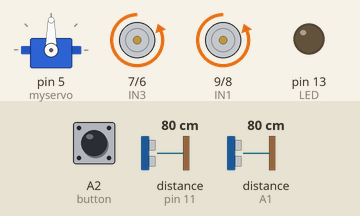
Recording of a sketch running on a simulated Arduino Uno, built with avr-gcc and run on an emulated ATmega328P. Shown: servo, motor-driver pin pairs drawn as motors (green arrow = first pin HIGH = forward, orange = second pin HIGH = backward, longer = more drive), output pins drawn as LEDs (lit = HIGH). The test bench sets the inputs (shaded band); at power-on: distance to the obstacle (sensors on pin 11, A1) 80 cm, A2 (button) HIGH. The echo pulse lasts 58.3 µs per cm.

Above: at 1.2 s.
1.3 s: distance to the obstacle (sensor on pin 11) set to 22 cm
2.8 s: distance to the obstacle (sensor on pin 11) set to 19 cm
At 4.4 s:
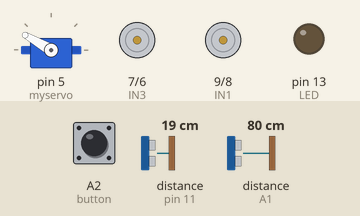
5.8 s: A2 (button) pulled LOW for 1 s
At 7.8 s:
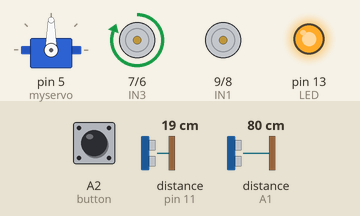
8.3 s: distance to the obstacle (sensor on A1) set to 18 cm
9.8 s: distance to the obstacle (sensor on A1) set to 14 cm
At 11.0 s:
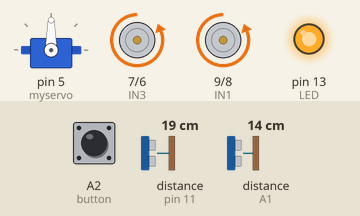
11.3 s: A2 (button) pulled LOW for 0.15 s
At 12.8 s:
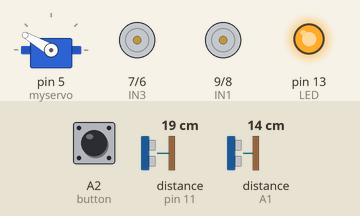
Timing chart, 0 to 15.3 s (numbered marks = the images above; inputs shaded):
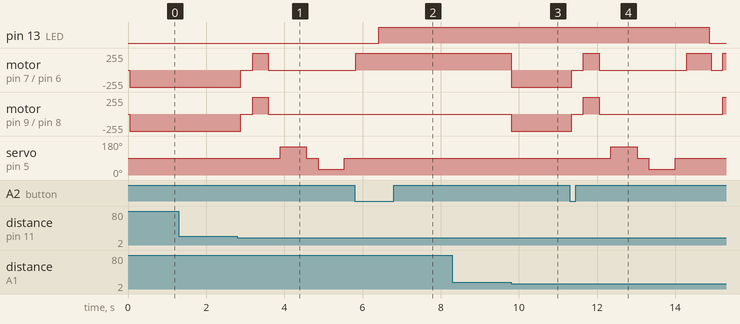

Measured:
- the behaviour switches between 21 and 20 cm on distance to the obstacle (sensor on pin 11) (found by bisection; images 0 and 1)
- the behaviour switches between 16 and 15 cm on distance to the obstacle (sensor on A1) (found by bisection; images 2 and 3)
- after the input at 1.3 s, every drawn part: stays the same
- after the input at 2.8 s, motor on pin 7 (IN3) / pin 6 (IN4), motor on pin 9 (IN1) / pin 8 (IN2): backward 255/255 → stopped after 0.09 s, → forward 255/255 0.30 s later, → stopped 0.40 s later; servo on pin 5 (myservo): 90° → 150° after 1.1 s, → 90° 0.67 s later, → 30° 0.30 s later, → 90° 0.67 s later
- after the input at 5.8 s, pin 13 (LED): LOW → HIGH after 0.61 s; motor on pin 7 (IN3) / pin 6 (IN4): goes on until 5.8 s, then stays forward 255/255; motor on pin 9 (IN1) / pin 8 (IN2): stays stopped (without the input it goes to forward 255/255 after 0.96 s); servo on pin 5 (myservo): stays 90° (without the input it goes to 150° after 1.7 s)
- after the input at 8.3 s, every drawn part: stays the same
- after the input at 9.8 s, motor on pin 7 (IN3) / pin 6 (IN4): forward 255/255 → backward 255/255 at once; motor on pin 9 (IN1) / pin 8 (IN2): stopped → backward 255/255 at once
- after the input at 11.3 s, pin 13 (LED): HIGH → LOW after 3.6 s; motor on pin 7 (IN3) / pin 6 (IN4): goes stopped 0.30 s, forward 255/255 0.40 s, stopped 2.2 s, forward 255/255 0.62 s, stopped 0.30 s, then forward 255/255, starting after 0.05 s

The sketch:

code.ino
```cpp
#include <NewPing.h> // library to use ultrasonic more efficient
#include <Servo.h> // library for servo motor
#include <Ultrasonic.h>
Servo myservo;// create an object from servo class

// pins of L298n motor driver
#define IN1 9 // backward of right motor
#define IN2 8 // forward of right motor
#define IN3 7 // backward of left motor
#define IN4 6 // forward of left motor

// pins of front ultrasonic
#define trig_front 12
#define echo_front 11

// pins of back ultrasonic
#define trig_back 3
#define echo_back 2

// pins of right ultrasonic
#define trig_right A0
#define echo_right A1

int park_status = 0;// initialize parking status by 0 as start
int distance = 50; // initialize the distance

#define minimum_limit 15 // Width of the car (cm)
#define minimum_limit1 28 // Length of the car (cm)

// initialize led and button
#define LED  13
#define button  A2

bool ledstate = LOW;
bool buttonstate = LOW;
bool pressed = false;

// initilaize ultrasonic device
NewPing sonar (trig_front,echo_front);
Ultrasonic  ultrasonic_back(trig_back, echo_back), ultrasonic_side(trig_right, echo_right), ultrasonic_front(trig_front, echo_front);

void setup() {
  myservo.attach(5); // initilaize the pin that servo is attached to
  // initilaize the pins of motors as output
  pinMode(IN1, OUTPUT);
  pinMode(IN2, OUTPUT);
  pinMode(IN3, OUTPUT);
  pinMode(IN4, OUTPUT);

  // initilaize the pins of front ultrasonic
  pinMode(trig_front, OUTPUT);
  pinMode(echo_front, INPUT);

  //  initilaize the pins of back ultrasonic
  pinMode(trig_back, OUTPUT);
  pinMode(echo_back, INPUT);

  // initilaize the pins of right ultrasonic
  pinMode(trig_right, OUTPUT);
  pinMode(echo_right, INPUT);

  // initilaize the start angle of servo
  myservo.write(90);

  // set the pins
  pinMode(button, INPUT_PULLUP);
  pinMode(LED, OUTPUT);
}


void loop() {
  digitalWrite(LED, ledstate);
  buttonstate = digitalRead(button);  //will read HIGH because its pull up circuit

  if (buttonstate == LOW) {
    if (pressed == false) {
      ledstate = !ledstate;
      pressed = true;
    }
  } else { //btn == high ya3ny m4 daysa
    pressed = false;

  }

  if(ledstate == LOW){
    obstacle_avoid();
  }else{
    myservo.write(90);
    Find_Park();
  }
}


// Parking spot search
int Check_Parking_Spot()
{
    long front_Sensor = ultrasonic_front.Ranging(CM);
    long side_Sensor = ultrasonic_side.Ranging(CM);

    // side<=15||park=0 >>> forward||park status=1
    if ((side_Sensor <= minimum_limit) && (park_status == 0))
    {
      // Detected Potential Parking Spot (Initial Condition)
        forward();
        park_status = 1;
    }
    // 28>side>15||park=1 >>> forward||park=2
    if ((side_Sensor > minimum_limit) && (side_Sensor < minimum_limit1) && (park_status == 1))
    {
      // Confirmed Parking Spot Dimensions
        forward();
        park_status = 2;
    }
    //side<=15||park=2 >>> park=3
    if ((side_Sensor <= minimum_limit) && (park_status == 2))
    {
        // Decide to park parallel
        park_status = 3;
    }

    return park_status;
}

void Find_Park()
{
   Check_Parking_Spot();
    if (park_status == 3)
    {
        stopp();
        delay(400);
        park_status = 4;
    }
    if (park_status == 4)
    {
      // Parallel Parking - First Step
        backward();
        delay(200);
        stopp();

        right();
        delay(400);
        stopp();

        park_status = 5;
    }

    if (park_status == 5)
    {
      // Parallel Parking - Adjust Position
      // turning the wheels to align with the spot.
        long back_Sensor = ultrasonic_back.Ranging(CM);
        backward();
        delay(100);

        if (back_Sensor > 7 && back_Sensor <= 15)
        {
            stopp();
            delay(200);
            park_status = 6;

        }
        // return back_Sensor;
    }

    if (park_status == 6)
    {
      // Parallel Parking - Final Alignment
        left();
        delay(200);
        long right_Sensor = ultrasonic_side.Ranging(CM);
        long back_Sensor = ultrasonic_back.Ranging(CM);

        if(right_Sensor <= 8 && back_Sensor <= 9){
          stopp();
          park_status = 7;
        }
        // return right_Sensor;
    }
    if (park_status == 7)
    {
      // Final Check and Adjustments
        long front_Sensor = ultrasonic_front.Ranging(CM);

        if (front_Sensor <= 7)
        {
            stopp();
            park_status = 8; // Parked
        }
        else
        {
            forward();
            delay(100);
        }
        // return front_Sensor;
    }
    if(park_status == 8){
      stopp();
    }
}

// this function is for obstacle avoidance
void obstacle_avoid(){
  int dr = 0;//initilaize right distance as 0
  int dl = 0;// initilaize left distance as 0
  delay(50);

  // if the distance is less than 20
  if (distance <= 20){
    stopp();
    delay(300);
    backward();
    delay(400);
    stopp();
    delay(300);
    dr = lookRight();// start calculate right distance
    delay(300);
    dl = lookLeft();// start calculate left distance
    delay(300);
  // if the right distance is greater that left distance
  // then go to the right
     if (dr >= dl){
        right();
      }
     // else go to the left
     else{
        left();
      }
  }
  // if the distance more than 20 then go forward
  else{
    forward();
  }
  // calculate distance
    distance = readPing();
}


// calculate distance of left side
int lookLeft(){
  myservo.write(30);// he will set the angle of servo 50 to start reading
  delay(500);
  int distance = readPing();// start reading
  delay(100);
  myservo.write(90);// return back to the set position
  return distance;
}

// calculate distance of right side
int lookRight(){
  myservo.write(150); // he will set the angle of servo 170 to start reading
  delay(500);
  int distance = readPing();// start reading
  delay(100);
  myservo.write(90);// return back to the set position
  return distance;
  delay(100);
}

// get the reading of ultrasonic
int readPing(){
  delay(70);
  int cm = sonar.ping_cm();// send ping and get the distance in cm
  if (cm==0){// if it is close to the ultrasonic
    cm=250;// set as 250 to avoid large numbers that ulrasonic produce
  }
  return cm;
}

// function to stop
void stopp(){
  digitalWrite(IN1, LOW);
  digitalWrite(IN2, LOW);
  digitalWrite(IN3, LOW);
  digitalWrite(IN4, LOW);
}

// function to move forward
void forward(){
  digitalWrite(IN1, LOW);
  digitalWrite(IN2, HIGH);
  digitalWrite(IN3, LOW);
  digitalWrite(IN4, HIGH);
}

// function to move backward
void backward(){
  digitalWrite(IN1, HIGH);
  digitalWrite(IN2, LOW);
  digitalWrite(IN3, HIGH);
  digitalWrite(IN4, LOW);
}

// function to turn right
void right(){

  digitalWrite(IN1, LOW);
  digitalWrite(IN2, LOW);
  digitalWrite(IN3, HIGH);
  digitalWrite(IN4, LOW);

  delay(500);

  digitalWrite(IN1, LOW);
  digitalWrite(IN2, LOW);
  digitalWrite(IN3, HIGH);
  digitalWrite(IN4, LOW);
}

// function to turn left
void left()
{
  digitalWrite(IN1, HIGH);
  digitalWrite(IN2, LOW);
  digitalWrite(IN3, LOW);
  digitalWrite(IN4, LOW);

  delay(500);

  digitalWrite(IN1, HIGH);
  digitalWrite(IN2, LOW);
  digitalWrite(IN3, LOW);
  digitalWrite(IN4, LOW);

}
```
